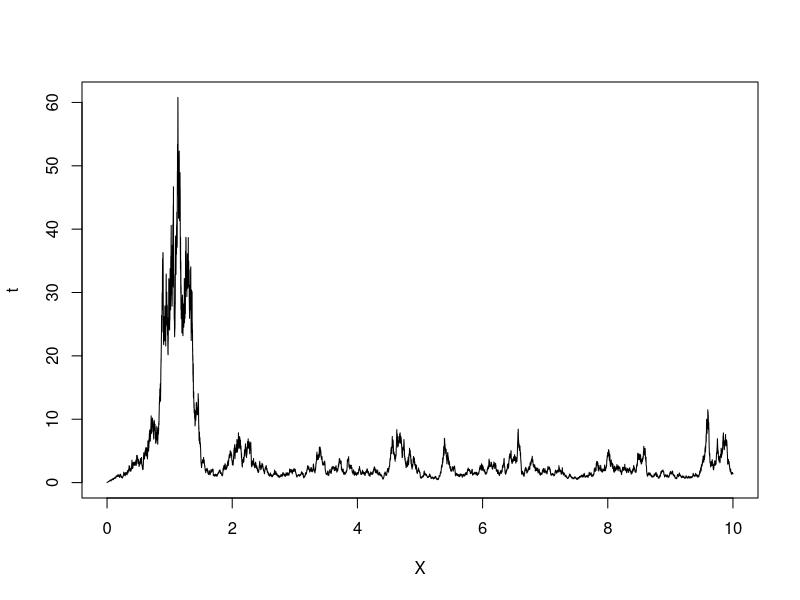

Write R code to recreate this figure.
#begin= start time of the process
 # end= end time of the process
 #step= incremental time step
 # a, p for penalty term, r=reflection, X0= intitial starting point
 #  drift and sigma related to the process must be functions or numbers  be  functions
 SDE_RF <- function(begin, end,step=0.01,drift=0,sigma=1,a=100,p=0.1,r=1, X0=0){
   t<-seq(begin,end,step) ### create sequence 
   n=length(t)
   dt  <- step
   dw<-rnorm(n, 0, sqrt(step))
   X<-NULL
   X[1] <- X0
   ## penalty function
   penalty<- function(a,p,r,x){
     ifelse(x>=0,0,r*a*((abs(x))^p))
   }
   if(is.function(drift) & is.function(sigma)){
   ## drift
   d<- as.function(alist(x=,drift))
   drift<-d(1)
   ## sigma
   sig<- as.function(alist(x=,sigma))
   sigma<-sig(1)
   for (i in 2:n) {
     X[i] <-  X[i-1]+ drift(X[i-1])*dt + penalty(a,p,r,X[i-1])*dt + sigma(X[i-1])*dw[i]
     }
   }
   else if(is.function(drift) & !is.function(sigma)){
       ## drift
       d<- as.function(alist(x=,drift))
       drift<-d(1)
       for (i in 2:n) {
       X[i] <-  X[i-1]+ drift(X[i-1])*dt + penalty(a,p,r,X[i-1])*dt + sigma*dw[i]
     }
     }
   else if(!is.function(drift) & is.function(sigma)){
       ## sigma
       sig<- as.function(alist(x=,sigma))
       sigma<-sig(1)
       for (i in 2:n) {
        X[i] <-  X[i-1]+ drift*dt + penalty(a,p,r,X[i-1])*dt + sigma(X[i-1])*dw[i]
       }
    } else {
        for (i in 2:n) {
        X[i] <-  X[i-1]+ drift*dt + penalty(a,p,r,X[i-1])*dt + sigma*dw[i]
       }
      }
   return(data.frame(t,X));
 }
 
 ## Example
 ## Your drift and sigma must be functions or numbers 
 drift<-function(x){4*(2-x)} # Unstein-Uhlenbeck drift
 sigma1<-function(x){2*x}
 BM<-SDE_RF(0,10,step = 0.001,drift = drift, sigma = sigma1)
 plot(BM$t,BM$X, type="l", xlab="X", ylab="t")
 
 
      